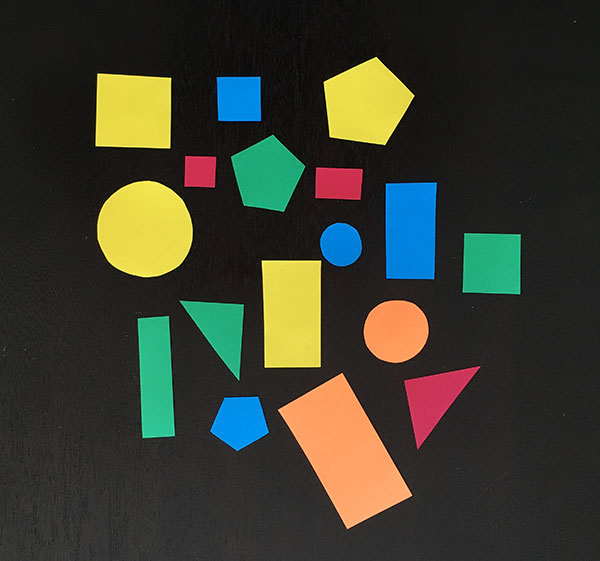
#> input picture sample_images/shapes_and_colors.jpg, 600 x 561 px
$ jupyter execute --allow-errors image-processing-review-2.ipynb   (shell and % lines are left out)
#> lines starting #> are read from the running program, lines starting #| are printed output that depends on the picture; after the words box and inside, x2 and y2 are one past the last pixel; in counts of white or black regions, pixels touching at a corner belong together
## Binary Images

[cell 1]
# if using notebook:
# %matplotlib notebook
# if using jupyterlab:

import numpy as np
import cv2
import matplotlib.pyplot as plt
import matplotlib.image as mpimg
import matplotlib
import platform
plt.rcParams['figure.figsize'] = [6, 5]
plt.rcParams['image.cmap'] = "gray"
print ("OpenCV version: ", cv2.__version__)
print ("Matplotlib version: ", matplotlib.__version__)
print ("Python version: ", platform.python_version())

[cell 2]
# Loading a sample image
img1 = cv2.imread('sample_images/shapes_and_colors.jpg', cv2.IMREAD_GRAYSCALE)
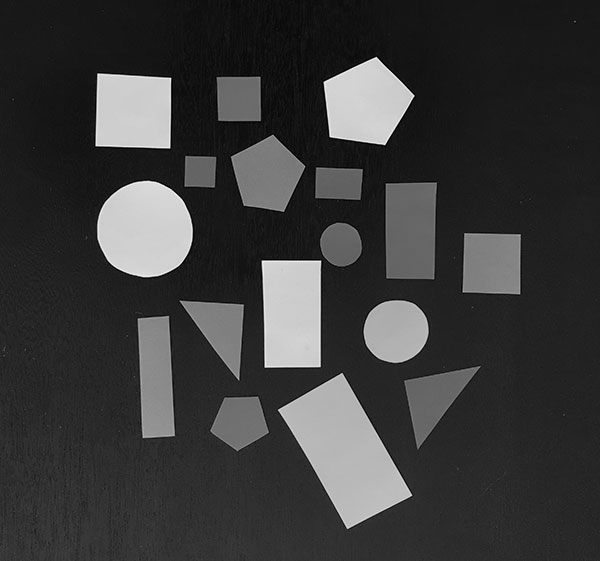
#> img1: shape (561, 600); min 0, max 250, mean 58.1
fig = plt.figure()
fig.set_size_inches(5, 5)
plt.imshow(img1);

[cell 3]
# convert grayscale image to a binary image
ret, img1_binary = cv2.threshold(img1,55,255,cv2.THRESH_BINARY)
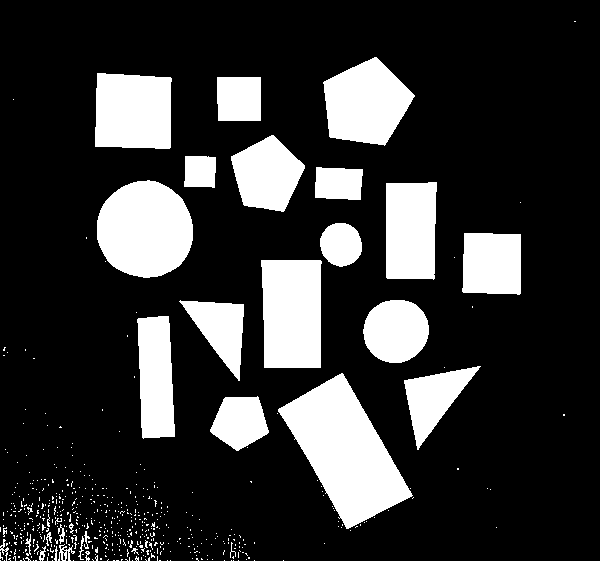
#> img1_binary: shape (561, 600); 20.7% white; 552 white regions (520 under 20 px), largest, box (x1, y1, x2, y2) and area: (278, 373, 413, 529) 10352, (97, 180, 193, 278) 7372, (261, 260, 322, 368) 6254
fig = plt.figure(figsize=(5, 5))
plt.imshow(img1_binary);

[cell 4]
#from ipywidgets import interact, interactive, fixed, interact_manual
#import ipywidgets as widgets
from matplotlib.widgets import Slider

[cell 5]
# Or we can use interactive widgets of JN to see the effect of various thresholds
fig = plt.figure(figsize=(6, 6))
plt.subplots_adjust(left=0.25, bottom=0.25)
aximage = plt.imshow(img1_binary);
aximage._axes.set_xticks([]);
aximage._axes.set_yticks([]);
axthresh = plt.axes([0.25, 0.15, 0.65, 0.05])
slider_thresh = Slider(axthresh, 'Threshold', 1, 255, valinit=60, valstep=1)

# [4 lines left out: function updateFigure, not called in this run]

slider_thresh.on_changed(updateFigure)

## Morphological Operations

### Erosion

[cell 6]
strel = np.ones((5,5),np.uint8)
img1_eroded = cv2.erode(img1_binary, strel,iterations = 1)
#> img1_eroded: shape (561, 600); 17.3% white; 17 white regions, largest, box (x1, y1, x2, y2) and area: (281, 376, 409, 526) 9207, (99, 183, 191, 276) 6613, (263, 262, 319, 366) 5595
fig = plt.figure()
plt.imshow(img1_eroded);

[cell 7]
strel = np.ones((5,5),np.uint8)
img1_eroded = cv2.erode(img1_binary, strel, iterations = 1)

fig = plt.figure(figsize=(8, 13))
plt.subplots_adjust(left=0.0, bottom=0.15)

a=fig.add_subplot(2,1,1)
plt.imshow(img1_binary)
a.set_title('Before')

a=fig.add_subplot(2,1,2)
axeroded = plt.imshow(img1_eroded)
a.set_title('After erosion')

axiter = plt.axes([0.15, 0.1, 0.40, 0.01])
slider_iter = Slider(axiter, 'Iteration', 0, 20, valinit=1, valstep=1)

axstrel = plt.axes([0.15, 0.05, 0.40, 0.01])
slider_strel = Slider(axstrel, 'SE size', 1, 21, valinit=5, valstep=2)

# [8 lines left out: function updateErosionFigure, not called in this run]

slider_iter.on_changed(updateErosionFigure);
slider_strel.on_changed(updateErosionFigure);

### Dilation

[cell 8]
strel = np.ones((5,5),np.uint8)
img1_dilated = cv2.dilate(img1_binary, strel, iterations = 1)
#> img1_dilated: shape (561, 600); 26.9% white; 81 white regions (2 under 20 px), largest, box (x1, y1, x2, y2) and area: (275, 371, 416, 533) 11736, (0, 477, 171, 561) 9597, (259, 221, 364, 370) 8748

fig = plt.figure(figsize=(8, 13))
plt.subplots_adjust(left=0.0, bottom=0.15)

a=fig.add_subplot(2,1,1)
plt.imshow(img1_binary)
a.set_title('Before')

a=fig.add_subplot(2,1,2)
axdilated = plt.imshow(img1_dilated)
a.set_title('After dilation')

axiter = plt.axes([0.15, 0.1, 0.40, 0.01])
slider_iter = Slider(axiter, 'Iteration', 0, 20, valinit=1, valstep=1)

axstrel = plt.axes([0.15, 0.05, 0.40, 0.01])
slider_strel = Slider(axstrel, 'SE size', 1, 21, valinit=5, valstep=2)

# [8 lines left out: function updateDilationFigure, not called in this run]

slider_iter.on_changed(updateDilationFigure);
slider_strel.on_changed(updateDilationFigure);
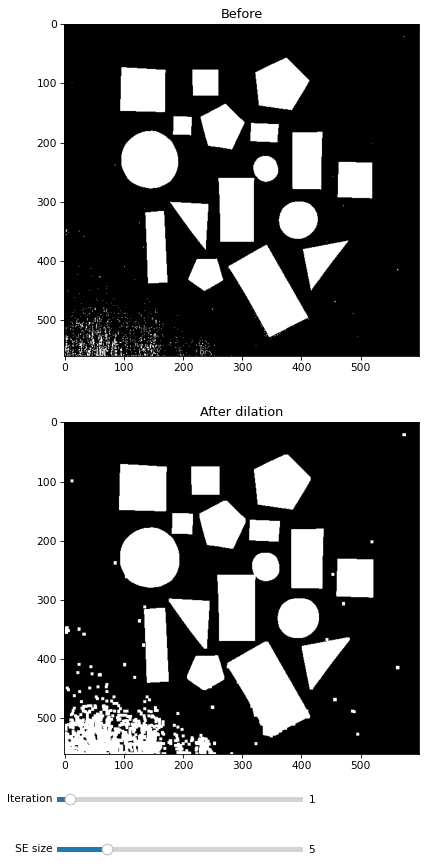
#> figure drawn by matplotlib, 4 panels

### Opening
Opening is erosion followed by dilation operation.

[cell 9]
strel = np.ones((20,20),np.uint8)
img1_eroded = cv2.erode(img1_binary, strel,iterations = 1)
#> img1_eroded: shape (561, 600); 8.7% white; 17 white regions, largest, box (x1, y1, x2, y2) and area: (296, 391, 395, 513) 5459, (107, 192, 183, 268) 4077, (272, 270, 312, 359) 3432
img1_eroded_than_dilated = cv2.dilate(img1_eroded, strel,iterations = 1)
#> img1_eroded_than_dilated: shape (561, 600); 19.4% white; 17 white regions, largest, box (x1, y1, x2, y2) and area: (287, 382, 405, 523) 10019, (98, 183, 193, 278) 7326, (263, 261, 322, 369) 6244
fig = plt.figure(figsize=(11, 6))
plt.subplots_adjust(left=0.00, bottom=0.1,hspace=0.0, wspace=0.0)

a=fig.add_subplot(1,3,1)
plt.imshow(img1_binary)
a.set_title('Before')

a=fig.add_subplot(1,3,2)
axeroded = plt.imshow(img1_eroded)
a.set_title('After erosion')

a=fig.add_subplot(1,3,3)
axerodeddilated = plt.imshow(img1_eroded_than_dilated)
a.set_title('erosion + dilation (opening)')

axeroded._axes.set_xticks([]);
axerodeddilated._axes.set_yticks([]);

We can use opening operation: cv2.morphologyEx(img1_binary, cv2.MORPH_OPEN, strel)

[cell 10]
strel = np.ones((5,5),np.uint8)
img1_opened = cv2.morphologyEx(img1_binary, cv2.MORPH_OPEN, strel)
#> img1_opened: shape (561, 600); 20.1% white; 17 white regions, largest, box (x1, y1, x2, y2) and area: (279, 374, 411, 528) 10335, (97, 181, 193, 278) 7369, (261, 260, 321, 368) 6251

fig = plt.figure(figsize=(8, 13))
plt.subplots_adjust(left=0.0, bottom=0.15)

a=fig.add_subplot(2,1,1)
plt.imshow(img1_binary)
a.set_title('Before')

a=fig.add_subplot(2,1,2)
axopened = plt.imshow(img1_opened)
a.set_title('After opening')

#axiter = plt.axes([0.15, 0.1, 0.40, 0.01])
#slider_iter = Slider(axiter, 'Iteration', 0, 20, valinit=1, valstep=1)

axstrel = plt.axes([0.15, 0.1, 0.40, 0.01])
slider_strel = Slider(axstrel, 'SE size', 1, 51, valinit=5, valstep=2)

# [7 lines left out: function updateBinaryOpeningFigure, not called in this run]
slider_strel.on_changed(updateBinaryOpeningFigure);
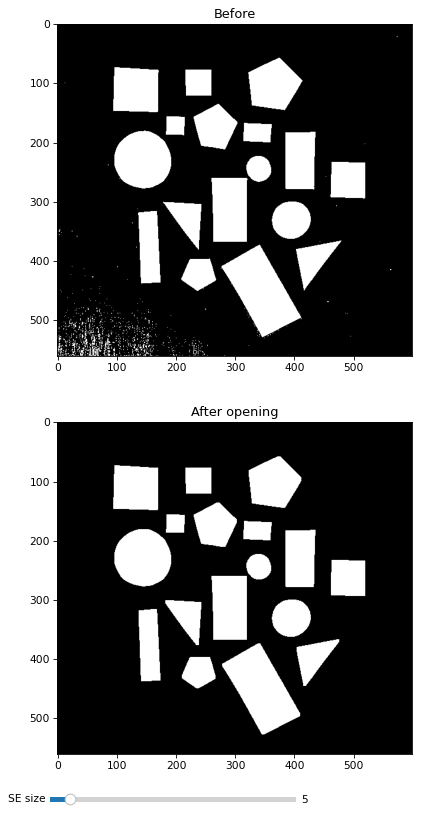
#> figure drawn by matplotlib, 3 panels

### Closing

[cell 11]
strel = np.ones((5,5),np.uint8)
img1_closed = cv2.morphologyEx(img1_binary, cv2.MORPH_CLOSE, strel)
#> img1_closed: shape (561, 600); 21.9% white; 145 white regions (119 under 20 px), largest, box (x1, y1, x2, y2) and area: (277, 373, 414, 531) 10540, (97, 180, 193, 278) 7381, (261, 260, 322, 368) 6255

fig = plt.figure(figsize=(8, 13))
plt.subplots_adjust(left=0.0, bottom=0.15)

a=fig.add_subplot(2,1,1)
plt.imshow(img1_binary)
a.set_title('Before')

a=fig.add_subplot(2,1,2)
axclosed= plt.imshow(img1_closed)
a.set_title('After Closing')

axstrel = plt.axes([0.15, 0.1, 0.40, 0.01])
slider_strel = Slider(axstrel, 'SE size', 1, 51, valinit=5, valstep=2)

# [7 lines left out: function updateClosingFigure, not called in this run]
slider_strel.on_changed(updateClosingFigure);

### Effect of Structuring Element

Opening with Circular SE:

[cell 12]
#strel = np.ones((5,5),np.uint8)
strel = cv2.getStructuringElement(cv2.MORPH_ELLIPSE,(5,5))
img1_opened = cv2.morphologyEx(img1_binary, cv2.MORPH_OPEN, strel)
#> img1_opened: shape (561, 600); 20.1% white; 17 white regions, largest, box (x1, y1, x2, y2) and area: (278, 373, 412, 529) 10344, (97, 180, 193, 278) 7371, (261, 260, 322, 368) 6247

fig = plt.figure(figsize=(8, 13))
plt.subplots_adjust(left=0.0, bottom=0.15)

a=fig.add_subplot(2,1,1)
plt.imshow(img1_binary)
a.set_title('Before')

a=fig.add_subplot(2,1,2)
axopened = plt.imshow(img1_opened)
a.set_title('After opening')

#axiter = plt.axes([0.15, 0.1, 0.40, 0.01])
#slider_iter = Slider(axiter, 'Iteration', 0, 20, valinit=1, valstep=1)

axstrel = plt.axes([0.15, 0.1, 0.40, 0.01])
slider_strel = Slider(axstrel, 'SE size', 1, 71, valinit=5, valstep=2)

# [8 lines left out: function updateOpeningFigureSE, not called in this run]
slider_strel.on_changed(updateOpeningFigureSE);

## Grayscale Morphological Operations

[cell 13]
strel = np.ones((15,15),np.uint8)
img1_gray_eroded = cv2.erode(img1, strel,iterations = 1)
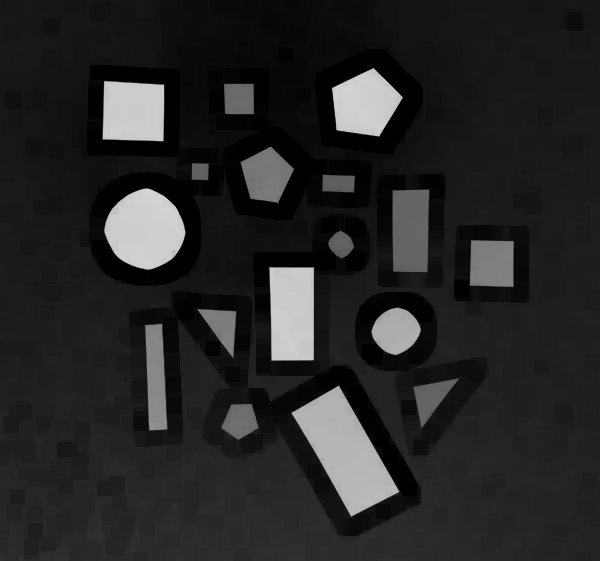
#> img1_gray_eroded: shape (561, 600); min 0, max 213, mean 38.2
fig = plt.figure()
plt.imshow(img1_gray_eroded);

[cell 14]
strel = np.ones((70,70),np.uint8)
img1_eroded = cv2.erode(img1, strel,iterations = 1)
img1_eroded_than_dilated = cv2.dilate(img1_eroded, strel,iterations = 1)
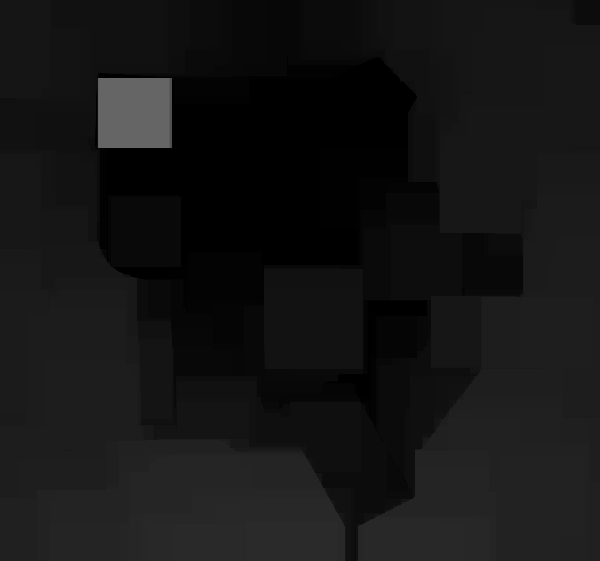
#> img1_eroded_than_dilated: shape (561, 600); min 0, max 101, mean 20.6
fig = plt.figure(figsize=(11, 6))
plt.subplots_adjust(left=0.00, bottom=0.1,hspace=0.0, wspace=0.0)

a=fig.add_subplot(1,3,1)
plt.imshow(img1)
a.set_title('Before')

a=fig.add_subplot(1,3,2)
axeroded = plt.imshow(img1_eroded)
a.set_title('After erosion')

a=fig.add_subplot(1,3,3)
axerodeddilated = plt.imshow(img1_eroded_than_dilated)
a.set_title('erosion + dilation (opening)')

axeroded._axes.set_xticks([]);
axerodeddilated._axes.set_yticks([]);

[cell 15]
strel = np.ones((70,70),np.uint8)
img1_dilated = cv2.dilate(img1, strel,iterations = 1)
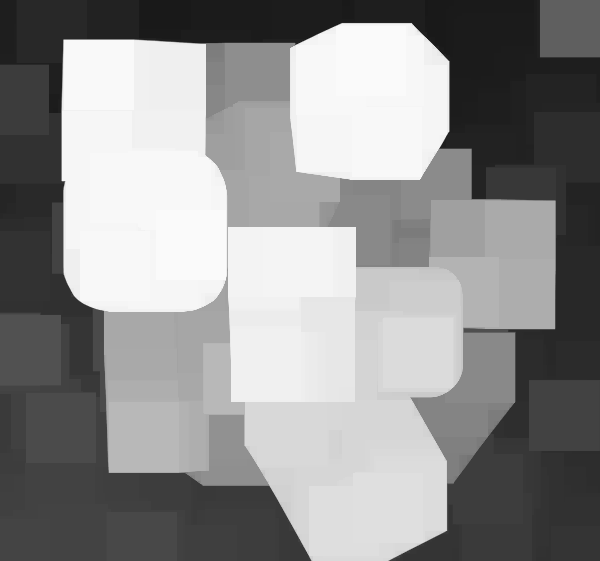
#> img1_dilated: shape (561, 600); min 24, max 250, mean 142.9
img1_dilated_than_eroded = cv2.erode(img1_dilated, strel,iterations = 1)
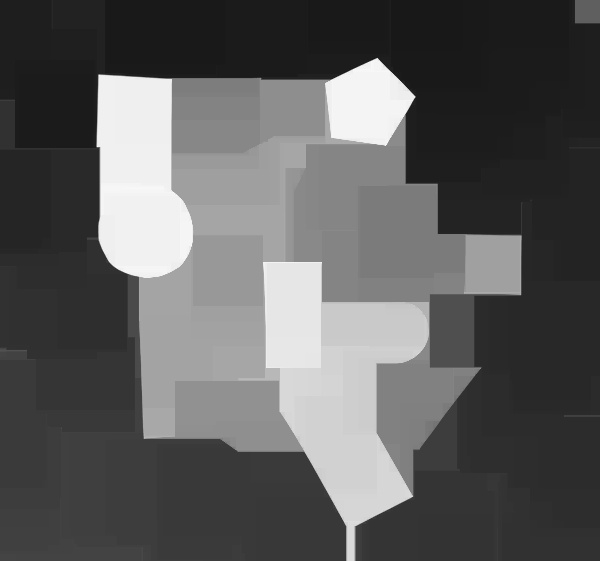
#> img1_dilated_than_eroded: shape (561, 600); min 24, max 250, mean 92.2
fig = plt.figure(figsize=(11, 6))
plt.subplots_adjust(left=0.00, bottom=0.1,hspace=0.0, wspace=0.0)

a=fig.add_subplot(1,3,1)
plt.imshow(img1)
a.set_title('Before')

a=fig.add_subplot(1,3,2)
axeroded = plt.imshow(img1_dilated)
a.set_title('After dilation')

a=fig.add_subplot(1,3,3)
axerodeddilated = plt.imshow(img1_dilated_than_eroded)
a.set_title('dilation + erosion (closing)')

axeroded._axes.set_xticks([]);
axerodeddilated._axes.set_yticks([]);

### Top Hat
It is the difference between an input image and its opening.

[cell 16]
#strel = np.ones((5,5),np.uint8)
strel = cv2.getStructuringElement(cv2.MORPH_ELLIPSE,(71,71))
img1_tophat = cv2.morphologyEx(img1, cv2.MORPH_TOPHAT, strel)
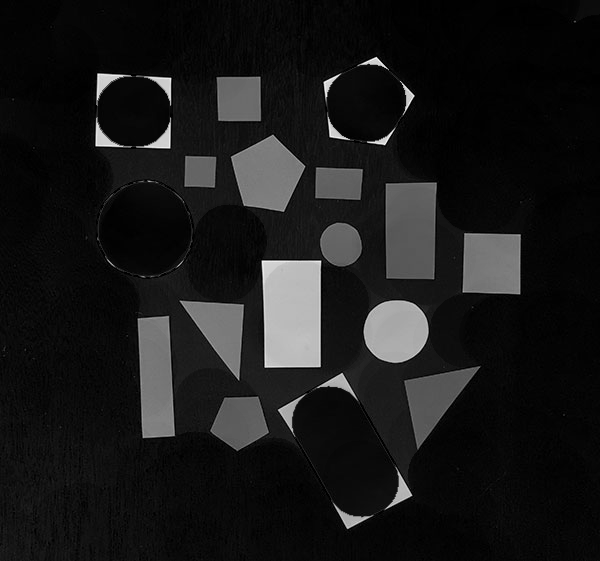
#> img1_tophat: shape (561, 600); min 0, max 250, mean 24.5

fig = plt.figure(figsize=(8, 13))
plt.subplots_adjust(left=0.0, bottom=0.15)

a=fig.add_subplot(2,1,1)
plt.imshow(img1)
a.set_title('Before')

a=fig.add_subplot(2,1,2)
axtophat = plt.imshow(img1_tophat)
a.set_title('After Top-hat')

#axiter = plt.axes([0.15, 0.1, 0.40, 0.01])
#slider_iter = Slider(axiter, 'Iteration', 0, 20, valinit=1, valstep=1)

axstrel = plt.axes([0.15, 0.1, 0.40, 0.01])
slider_strel = Slider(axstrel, 'SE size', 1, 171, valinit=71, valstep=2)

# [8 lines left out: function updateTopHatFigure1, not called in this run]
slider_strel.on_changed(updateTopHatFigure1);
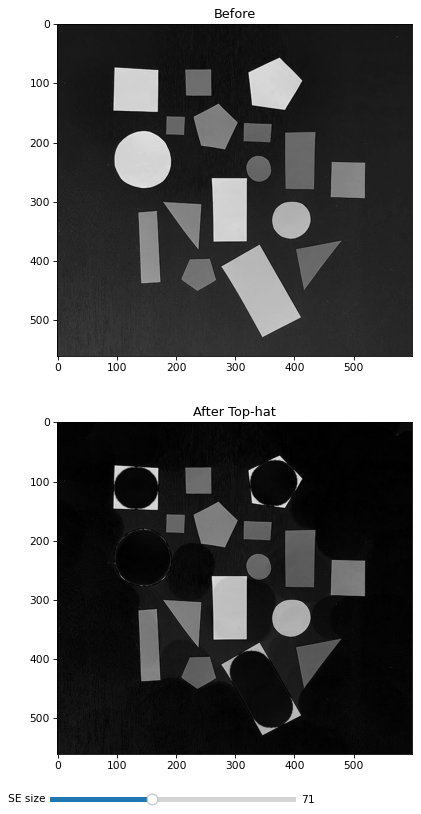
#> figure drawn by matplotlib, 3 panels
